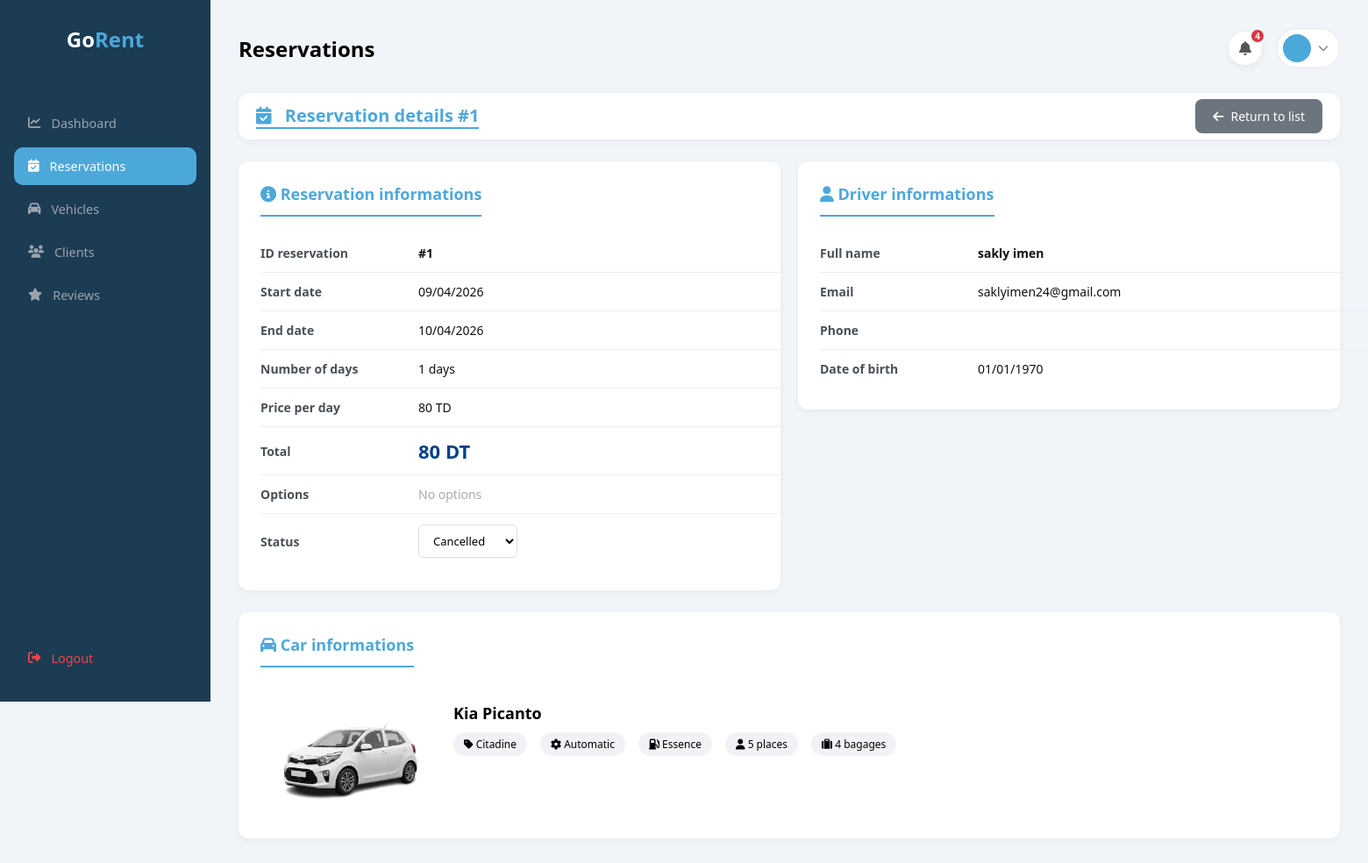
/admin/ad_reservation.php?view=1, run on the app's committed database.
### tables this page shows
CREATE TABLE `reservation` (
  `id_reservation` int(11) NOT NULL,
  `id_client` int(11) NOT NULL,
  `id_voiture` int(11) NOT NULL,
  `date_reservation` timestamp NOT NULL DEFAULT current_timestamp(),
  `date_debut` date NOT NULL,
  `date_fin` date NOT NULL,
  `statut` varchar(20) DEFAULT 'En attente',
  `total` decimal(10,2) DEFAULT NULL,
  `telephone` varchar(20) DEFAULT NULL,
  `adresse` text DEFAULT NULL,
  `datenaiss` date DEFAULT NULL,
  `civility` varchar(10) DEFAULT NULL
);

CREATE TABLE `voitures` (
  `id` int(11) NOT NULL,
  `marque` varchar(20) NOT NULL,
  `modele` varchar(20) NOT NULL,
  `annee` int(11) NOT NULL,
  `imgfront` varchar(255) NOT NULL,
  `imginter` varchar(255) NOT NULL,
  `imgcote` varchar(255) NOT NULL,
  `type` varchar(20) NOT NULL,
  `boite` varchar(20) NOT NULL,
  `carburant` varchar(20) NOT NULL,
  `places` int(11) NOT NULL,
  `bagages` int(11) NOT NULL,
  `prix` decimal(6,0) NOT NULL
);

CREATE TABLE `users` (
  `idclient` int(11) NOT NULL,
  `email` varchar(70) NOT NULL,
  `nom` varchar(100) NOT NULL,
  `motdepasse` varchar(100) NOT NULL,
  `created_at` timestamp NOT NULL DEFAULT current_timestamp() ON UPDATE current_timestamp()
);

### admin/ad_reservation.php (the view, shortened to what this page needs)
<?php
$conn = new mysqli("localhost", "root", "", "locationvoitures");
$view_id = isset($_GET['view']) ? (int) $_GET['view'] : 0;
$reservation = null;
if ($view_id > 0) {
    $detail_sql = "SELECT r.*, u.nom as client_nom, u.email as client_email, r.telephone, r.datenaiss,
                   v.marque, v.modele, v.prix as prix_jour, v.type, v.boite, v.carburant, v.places, v.bagages, v.imgfront
                   FROM reservation r
                   JOIN users u ON r.id_client = u.idclient
                   JOIN voitures v ON r.id_voiture = v.id
                   WHERE r.id_reservation = $view_id";
    $detail_result = $conn->query($detail_sql);
    $reservation = $detail_result->fetch_assoc();
}
$options_resa = [];
$notif_result = $conn->query("SELECT id_reservation, u.nom, v.marque, v.modele, r.date_debut
    FROM reservation r
    JOIN users u ON r.id_client = u.idclient
    JOIN voitures v ON r.id_voiture = v.id
    WHERE r.statut = 'Pending'
    ORDER BY r.id_reservation DESC");
$notif_count = $notif_result->num_rows;
?>
<!DOCTYPE html>
<html lang="fr">
<head>
    <link rel="stylesheet" href="styles/sidebar.css">
    <link rel="stylesheet" href="styles/ad_reservation.css">
    <link rel="stylesheet" href="https://cdnjs.cloudflare.com/ajax/libs/font-awesome/6.5.0/css/all.min.css">
</head>
<body>
    <div class="admin-layout">
        <aside class="sidebar">
            <?php include 'sidebar.php'; ?>
        </aside>
        <div class="main-content">
            <div class="admin-header">
                <h2>Reservations</h2>
                <div style="display:flex; align-items:center; gap:16px;">
                    <div class="notif-wrapper" id="notifWrapper">
                        <button class="notif-btn" onclick="toggleNotif()">
                            <i class="fa-solid fa-bell"></i>
                            <?php if ($notif_count > 0): ?>
                                <span class="notif-badge">
                                    <?php echo $notif_count; ?>
                                </span>
                            <?php endif; ?>
                        </button>
                    </div>
                    <div class="admin-profile">
                        <a href="profile.php" class="profile-btn">
                            <div class="profile-avatar">
                            </div>
                            <i class="fa-solid fa-chevron-down" style="font-size:0.75rem; color:#888;"></i>
                        </a>
                    </div>
                </div>
            </div>
            <?php if ($view_id > 0 && $reservation): ?>
                <div class="page-header">
                    <h1><i class="fas fa-calendar-check"></i> Reservation details #<?php echo $view_id; ?></h1>
                    <a href="ad_reservation.php" class="btn-back"><i class="fas fa-arrow-left"></i> Return to list</a>
                </div>
                <?php
                $date_debut = new DateTime($reservation['date_debut']);
                $date_fin = new DateTime($reservation['date_fin']);
                $days = $date_debut->diff($date_fin)->days;
                ?>
                <div class="detail-container">
                    <div class="detail-card" style="overflow:hidden;">
                        <h3><i class="fas fa-info-circle"></i> Reservation informations</h3>
                        <table class="detail-table" style="width:100%; word-break:break-word;">
                            <tr>
                                <td>ID reservation</td>
                                <td><strong>#<?php echo $reservation['id_reservation']; ?></strong></td>
                            </tr>
                            <tr>
                                <td>Start date</td>
                                <td><?php echo date('d/m/Y', strtotime($reservation['date_debut'])); ?></td>
                            </tr>
                            <tr>
                                <td>End date</td>
                                <td><?php echo date('d/m/Y', strtotime($reservation['date_fin'])); ?></td>
                            </tr>
                            <tr>
                                <td>Number of days</td>
                                <td><?php echo $days; ?> days</td>
                            </tr>
                            <tr>
                                <td>Price per day</td>
                                <td><?php echo number_format($reservation['prix_jour'], 0); ?> TD</td>
                            </tr>
                            <tr>
                                <td>Total</td>
                                <td class="total-amount"><?php echo number_format($reservation['total'], 0); ?> DT</td>
                            </tr>
                            <tr>
                                <td>Options</td>
                                <td>
                                    <?php if (!empty($options_resa)): ?>
                                        <div class="options-container">
                                            <?php foreach ($options_resa as $opt): ?>
                                                <span class="option-badge">
                                                    <?php echo htmlspecialchars($opt['nom']); ?>
                                                    <?php if ($opt['prix'] > 0): ?>
                                                        (+<?php echo number_format($opt['prix'], 0); ?> TND)
                                                    <?php endif; ?>
                                                </span>
                                            <?php endforeach; ?>
                                        </div>
                                    <?php else: ?>
                                        <span style="color:#aaa;">No options</span>
                                    <?php endif; ?>
                                </td>
                            </tr>
                            <tr>
                                <td>Status</td>
                                <td>
                                    <form method="POST" action="ad_reservation.php?view=<?php echo $view_id; ?>"
                                        style="display: inline;">
                                        <select name="statut" class="statut-select" onchange="this.form.submit()">
                                            <option value="Cancelled" <?php echo $reservation['statut'] == 'Cancelled' ? 'selected' : ''; ?>>Cancelled</option>
                                        </select>
                                    </form>
                                </td>
                            </tr>
                        </table>
                    </div>
                    <div class="detail-card">
                        <h3><i class="fas fa-user"></i> Driver informations</h3>
                        <table class="detail-table">
                            <tr>
                                <td>Full name</td>
                                <td><strong><?php echo htmlspecialchars($reservation['client_nom']); ?></strong></td>
                            </tr>
                            <tr>
                                <td>Email</td>
                                <td><?php echo htmlspecialchars($reservation['client_email']); ?></td>
                            </tr>
                            <tr>
                                <td>Phone</td>
                                <td><?php echo htmlspecialchars($reservation['telephone']); ?></td>
                            </tr>
                            <tr>
                                <td>Date of birth</td>
                                <td><?php echo date('d/m/Y', strtotime($reservation['datenaiss'])); ?></td>
                            </tr>
                        </table>
                    </div>
                </div>
                <div class="detail-card" style="margin-top: 25px;">
                    <h3><i class="fas fa-car"></i> Car informations</h3>
                    <div class="vehicle-card">
                        <img src="../<?php echo htmlspecialchars($reservation['imgfront']); ?>">
                        <div class="vehicle-info">
                            <h4><?php echo htmlspecialchars($reservation['marque'] . ' ' . $reservation['modele']); ?></h4>
                            <div class="vehicle-specs">
                                <span><i class="fas fa-tag"></i> <?php echo $reservation['type']; ?></span>
                                <span><i class="fas fa-gear"></i> <?php echo $reservation['boite']; ?></span>
                                <span><i class="fas fa-gas-pump"></i> <?php echo $reservation['carburant']; ?></span>
                                <span><i class="fas fa-user"></i> <?php echo $reservation['places']; ?> places</span>
                                <span><i class="fas fa-suitcase"></i> <?php echo $reservation['bagages']; ?> bagages</span>
                            </div>
                        </div>
                    </div>
                </div>
            <?php endif; ?>
        </div>
    </div>
</body>
</html>

### admin/styles/sidebar.css (style rules this page uses)
* { margin: 0; padding: 0; box-sizing: border-box; font-family: 'Segoe UI', sans-serif; }
body { background: #f1f5f9; }
.admin-layout { display: flex; min-height: 100vh; }
.sidebar { width: 240px; background: #1B3C53; display: flex; flex-direction: column; padding: 28px 16px; position: fixed; top: 0; left: 0; height: 100vh; }
.admin-header { display: flex; justify-content: space-between; align-items: center; margin-bottom: 28px; }
.profile-btn { display: flex; align-items: center; gap: 8px; background: #fff; border: 1px solid #e5e7eb; border-radius: 50px; padding: 6px 12px 6px 6px; text-decoration: none; transition: background 0.2s; cursor: pointer; }
.profile-avatar { width: 32px; height: 32px; border-radius: 50%; background: #4DA8DA; color: #fff; display: flex; align-items: center; justify-content: center; font-size: 0.9rem; font-weight: 700; }

### admin/styles/ad_reservation.css (style rules this page uses)
:root { --blue: #4DA8DA; --blue-soft: #EBF4F6; --sidebar-width: 240px; }
* { margin: 0; padding: 0; box-sizing: border-box; font-family: 'Segoe UI', sans-serif; }
body { background: #f1f5f9; }
.admin-layout { display: flex; min-height: 100vh; }
.sidebar { width: var(--sidebar-width); background: #1B3C53; display: flex; flex-direction: column; padding: 28px 16px; position: fixed; top: 0; left: 0; height: 100vh; }
.main-content { margin-left: 240px; padding: 32px; min-height: 100vh; flex: 1; }
.page-header { display: flex; justify-content: space-between; align-items: center; margin-bottom: 25px; background: white; padding: 7px 20px; border-radius: 12px; box-shadow: 0 2px 8px rgba(0, 0, 0, 0.05); transition: transform 0.3s ease, box-shadow 0.3s ease; }
.page-header h1 { font-size: 20px; color: var(--blue); border-bottom: 2px solid var(--blue); }
.page-header h1 i { color: var(--blue); margin-right: 10px; }
.btn-back { padding: 10px 20px; border: none; border-radius: 8px; cursor: pointer; text-decoration: none; font-size: 14px; font-weight: 500; display: inline-flex; align-items: center; gap: 8px; transition: all 0.3s; background: #6c757d; color: white; }
table { width: 100%; border-collapse: collapse; min-width: 1000px; }
td { padding: 12px 16px; font-size: 14px; color: #111; border-bottom: 1px solid #F9FAFB; vertical-align: middle; }
tbody tr:last-child td { border-bottom: none; }
.detail-container { display: flex; gap: 20px; align-items: flex-start; flex-wrap: wrap; }
.detail-card { background: white; border-radius: 12px; padding: 25px; flex: 1; min-width: 0; box-shadow: 0 2px 8px rgba(0, 0, 0, 0.05); transition: transform 0.3s ease, box-shadow 0.3s ease; }
.detail-card h3 { font-size: 18px; color: var(--blue); margin-bottom: 20px; padding-bottom: 12px; border-bottom: 2px solid var(--blue); display: inline-block; }
.detail-table { width: 100%; table-layout: fixed; }
.detail-table td { padding: 12px 0; border-bottom: 1px solid #eee; }
.detail-table td:first-child { font-weight: 600; color: #495057; width: 180px; }
.detail-table td:last-child { overflow: hidden; text-overflow: ellipsis; white-space: nowrap; }
.statut-select { width: auto; padding: 8px 12px; border-radius: 6px; border: 1px solid #ddd; font-size: 13px; cursor: pointer; background: white; }
.detail-table form { display: inline-block; width: auto; }
.total-amount { font-size: 22px; font-weight: 700; color: #004085; }
.vehicle-card { display: flex; gap: 20px; margin-top: 20px; flex-wrap: wrap; }
.vehicle-card img { width: 200px; height: 130px; object-fit: cover; border-radius: 10px; }
.vehicle-info h4 { font-size: 18px; margin-bottom: 10px; }
.vehicle-specs { display: flex; flex-wrap: wrap; gap: 15px; margin-top: 10px; }
.vehicle-specs span { background: #f0f2f5; padding: 5px 12px; border-radius: 20px; font-size: 12px; }
.notif-wrapper { position: relative; }
.notif-btn { position: relative; background: white; border: 1px solid #eee; border-radius: 50%; width: 40px; height: 40px; display: flex; align-items: center; justify-content: center; cursor: pointer; font-size: 16px; color: #555; box-shadow: 0 2px 6px rgba(0, 0, 0, 0.06); transition: all 0.2s; }
.notif-badge { position: absolute; top: -4px; right: -4px; background: #dc3545; color: white; font-size: 10px; font-weight: 700; border-radius: 50%; width: 18px; height: 18px; display: flex; align-items: center; justify-content: center; border: 2px solid #f1f5f9; }

### data on the page
reservation: id_reservation "1", date_debut "09/04/2026", date_fin "10/04/2026", days "1", id_voiture.prix "80", total "80", statut "Cancelled", id_client.nom "sakly imen", id_client.email "saklyimen24@gmail.com", datenaiss "01/01/1970", id_voiture.modele "Kia Picanto", id_voiture.type "Citadine", id_voiture.boite "Automatic", id_voiture.carburant "Essence", id_voiture.places "5", id_voiture.bagages "4"

### other printed values
$notif_count "4"
$view_id "1"
